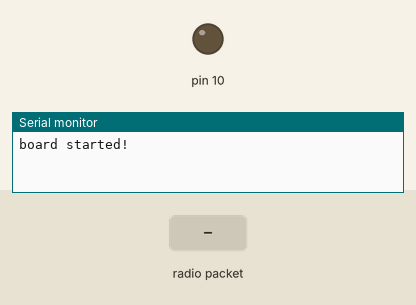
Recording of a sketch running on a simulated Arduino Uno, built with avr-gcc and run on an emulated ATmega328P. Shown: output pins drawn as LEDs (lit = HIGH), the last lines printed to the serial monitor. The test bench sets the inputs (shaded band). No radio packets arrive unless stated.

Above: at 1.2 s.
1.3 s: radio packet "1" arrives
At 2.1 s:
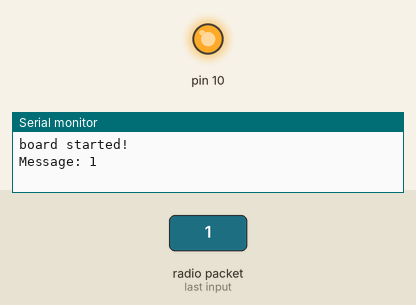
Timing chart, 0 to 8.8 s (numbered marks = the images above; inputs shaded):
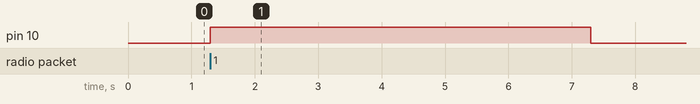

The sketch:

RF_reciever.ino
```cpp
#include <RH_ASK.h>
RH_ASK driver;
void recieveRadioMessage(){
 uint8_t buf[9];
  uint8_t buflen = sizeof(buf);
    if (driver.recv(buf, &buflen)) // Non-blocking
    {
      int i;
      // Message with a good checksum received, dump it.
      Serial.print("Message: ");
      Serial.println((char*)buf);
      digitalWrite(10,HIGH);
      delay(6000);
    }else{
      digitalWrite(10,LOW);
    }
}
void setup() {
  // put your setup code here, to run once:
  Serial.begin(9600);
  Serial.println("board started!");
  pinMode(10,OUTPUT);
    // Debugging only
  if (!driver.init())
    Serial.println("init failed");

}

void loop() {
  recieveRadioMessage();
}
```

Measured:
- after the input at 1.3 s, pin 10: LOW → HIGH at once, → LOW 6.0 s later
